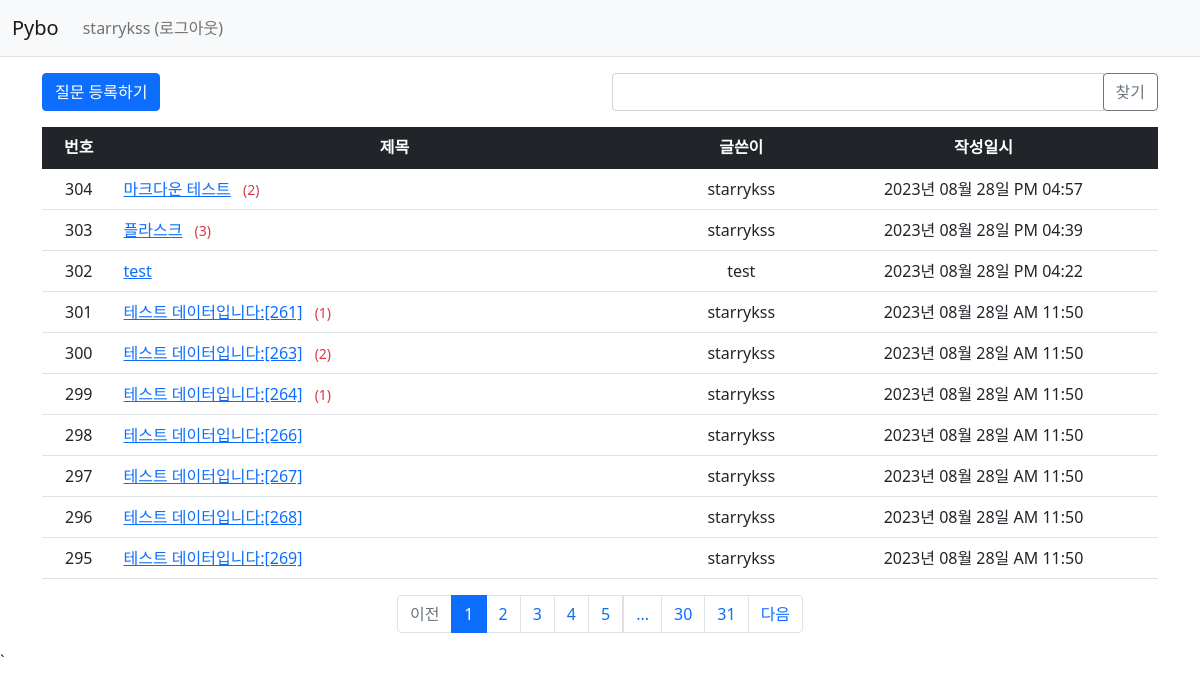
/question/list/ (signed in), run on the app's committed database.
### pybo/models.py (models this page shows)
class User(db.Model):
    id = db.Column(db.Integer, primary_key=True)
    username = db.Column(db.String(150), unique=True, nullable=False)
    password = db.Column(db.String(200), nullable=False)
    email = db.Column(db.String(120), unique=True, nullable=False)

class Question(db.Model):
    id = db.Column(db.Integer, primary_key=True)
    subject = db.Column(db.String(200), nullable=False)
    content = db.Column(db.Text(), nullable=False)
    create_date = db.Column(db.DateTime(), nullable=False)
    user_id = db.Column(db.Integer, db.ForeignKey('user.id', ondelete='CASCADE'), nullable=False)
    user = db.relationship('User', backref=db.backref('question_set'))
    modify_date = db.Column(db.DateTime(), nullable=True)
    voter = db.relationship('User', secondary=question_voter, backref=db.backref('question_voter_set'))

### pybo/views/question_views.py (the view, shortened to what this page needs)
@bp.route('/list/')
def _list():
    page = request.args.get('page', type=int, default=1)
    kw = request.args.get('kw', type=str, default='')
    question_list = Question.query.order_by(Question.create_date.desc())
    question_list = question_list.paginate(page=page, per_page=10)
    return render_template('question/question_list.html', question_list=question_list, page=page, kw=kw)

### pybo/filter.py (called while the page is built)
def format_datetime(value, fmt='%Y년 %m월 %d일 %p %I:%M'):
    return value.strftime(fmt)

### pybo/views/auth_views.py (called while the page is built)
@bp.before_app_request
def load_logged_in_user():
    user_id = session.get('user_id')
    if user_id is None:
        g.user = None
    else:
        g.user = User.query.get(user_id)

### pybo/templates/question/question_list.html (shortened to what this page needs)
{% extends 'base.html' %}
{% block content %}
<div class="container my-3">
    <div class="row my-3">
        <div class="col-6">
            <a href="{{ url_for('question.create') }}" class="btn btn-primary">질문 등록하기</a>
        </div>
        <div class="col-6">
            <div class="input-group">
                <input type="text" id="search_kw" class="form-control" value="{{ kw or '' }}">
                <div class="input-group-append">
                    <button class="btn btn-outline-secondary" type="button" id="btn_search">찾기</button>
                </div>
            </div>
        </div>
    </div>
    <table class="table">
        <thead>
        <tr class="text-center table-dark">
            <th>번호</th>
            <th style="width:50%">제목</th>
            <th>글쓴이</th>
            <th>작성일시</th>
        </tr>
        </thead>
        <tbody>
        {% if question_list %}
        {% for question in question_list.items %}
        <tr class="text-center">
            <td>{{ question_list.total - ((question_list.page-1) * question_list.per_page) - loop.index0 }}</td>
            <td class="text-start">
                <a href="{{ url_for('question.detail', question_id=question.id) }}">{{ question.subject }}</a>
                {% if question.answer_set|length > 0 %}
                <span class="text-danger small mx-2">({{ question.answer_set|length }})</span>
                {% endif %}
            </td>
            <td>{{ question.user.username }}</td>
            <td>{{ question.create_date|datetime }}</td>
        </tr>
        {% endfor %}
        {% else %}
        <tr>
            <td colspan="3">질문이 없습니다.</td>
        </tr>
        {% endif %}
        </tbody>
    </table>
    <ul class="pagination justify-content-center">
        {% if question_list.has_prev %}
        <li class="page-item">
            <a class="page-link" data-page="{{ question_list.prev_num }}" href="javascript:void(0)">이전</a>
        </li>
        {% else %}
        <li class="page-item disabled">
            <a class="page-link" tabindex="-1" aria-disabled="true" href="javascript:void(0)">이전</a>
        </li>
        {% endif %}
        {% for page_num in question_list.iter_pages() %}
        {% if page_num %}
        {% if page_num != question_list.page %}
        <li class="page-item">
            <a class="page-link" data-page="{{ page_num }}" href="javascript:void(0)">{{ page_num }}</a>
        </li>
        {% else %}
        <li class="page-item active" aria-current="page">
            <a class="page-link" href="javascript:void(0)">{{ page_num }}</a>
        </li>
        {% endif %}
        {% else %}
        <li class="disabled">
            <a class="page-link" href="javascript:void(0)">...</a>
        </li>
        {% endif %}
        {% endfor %}
        {% if question_list.has_next %}
        <li class="page-item">
            <a class="page-link" data-page="{{ question_list.next_num }}" href="javascript:void(0)">다음</a>
        </li>
        {% else %}
        <li class="page-item disabled">
            <a class="page-link" tabindex="-1" aria-disabled="true" href="javascript:void(0)">다음</a>
        </li>
        {% endif %}
    </ul>
</div>
{% endblock %}

### pybo/templates/navbar.html (shortened to what this page needs)
<nav class="navbar navbar-expand-lg navbar-light bg-light border-bottom">
    <div class="container-fluid">
        <a class="navbar-brand" href="{{ url_for('main.index') }}">Pybo</a>
        <div class="collapse navbar-collapse" id="navbarSupportedContent">
            {% if g.user %}
            <ul class="navbar-nav">
                <li class="nav-item ">
                    <a class="nav-link" href="{{ url_for('auth.logout') }}">{{ g.user.username }} (로그아웃)</a>
                </li>
            </ul>
            {% endif %}
        </div>
    </div>
</nav>

### data on the page
User: user.username "starrykss"
Question: total "304", subject "마크다운 테스트", answer_set|length "2", user.username "starrykss", create_date "2023년 08월 28일 PM 04:57"
Question: total "303", subject "플라스크", answer_set|length "3", user.username "starrykss", create_date "2023년 08월 28일 PM 04:39"
Question: total "302", subject "test", user.username "test", create_date "2023년 08월 28일 PM 04:22"
Question: total "301", subject "테스트 데이터입니다:[261]", answer_set|length "1", user.username "starrykss", create_date "2023년 08월 28일 AM 11:50"
Question: total "300", subject "테스트 데이터입니다:[263]", answer_set|length "2", user.username "starrykss", create_date "2023년 08월 28일 AM 11:50"
Question: total "299", subject "테스트 데이터입니다:[264]", answer_set|length "1", user.username "starrykss", create_date "2023년 08월 28일 AM 11:50"
Question: total "298", subject "테스트 데이터입니다:[266]", user.username "starrykss", create_date "2023년 08월 28일 AM 11:50"
Question: total "297", subject "테스트 데이터입니다:[267]", user.username "starrykss", create_date "2023년 08월 28일 AM 11:50"
Question: total "296", subject "테스트 데이터입니다:[268]", user.username "starrykss", create_date "2023년 08월 28일 AM 11:50"
Question: total "295", subject "테스트 데이터입니다:[269]", user.username "starrykss", create_date "2023년 08월 28일 AM 11:50"

### other printed values
{{ page_num }} "1"
{{ page_num }} "2" "3" "4" "5" "30" "31"
